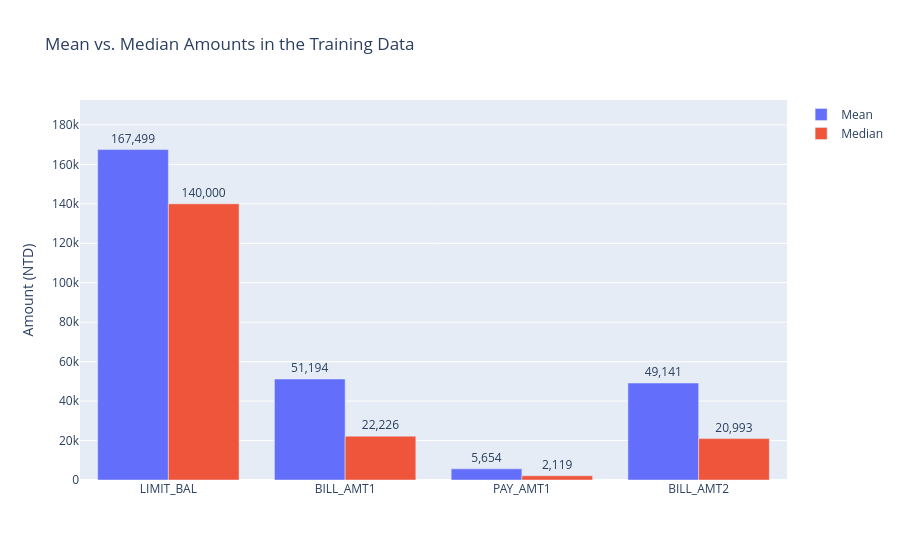

The cell this chart's notebook holds for it:
### Markdown cell above
### 4.1 Mean vs. Median — Training Numerical Features

### Code cell
features = ["LIMIT_BAL", "BILL_AMT1", "PAY_AMT1", "BILL_AMT2"]
means = X_train[features].mean()
medians = X_train[features].median()

fig = go.Figure()
for name, values in [("Mean", means), ("Median", medians)]:
    fig.add_bar(
        x=features, y=values, name=name, texttemplate="%{y:,.0f}", textposition="outside",
        hovertemplate="%{x}<br>%{fullData.name}: NT$%{y:,.2f}<extra></extra>",
    )
fig.update_layout(
    title="Mean vs. Median Amounts in the Training Data",
    yaxis_title="Amount (NTD)", barmode="group",
    yaxis_range=[0, max(means.max(), medians.max()) * 1.15],
)
fig.show(renderer="plotly_mimetype")

### Figure 1 — Plotly figure (JSON) as saved in the notebook; plotly's stock layout.template omitted (floating-point values rounded to 4 significant figures)
{"data": [{"hovertemplate": "%{x}<br>%{fullData.name}: NT$%{y:,.2f}<extra></extra>", "name": "Mean", "textposition": "outside", "texttemplate": "%{y:,.0f}", "x": ["LIMIT_BAL", "BILL_AMT1", "PAY_AMT1", "BILL_AMT2"], "y": [167500.0, 51190.0, 5654.0, 49140.0], "type": "bar"}, {"hovertemplate": "%{x}<br>%{fullData.name}: NT$%{y:,.2f}<extra></extra>", "name": "Median", "textposition": "outside", "texttemplate": "%{y:,.0f}", "x": ["LIMIT_BAL", "BILL_AMT1", "PAY_AMT1", "BILL_AMT2"], "y": [140000.0, 22230.0, 2118.0, 20990.0], "type": "bar"}], "layout": {"yaxis": {"title": {"text": "Amount (NTD)"}, "range": [0, 192600.0]}, "title": {"text": "Mean vs. Median Amounts in the Training Data"}, "barmode": "group"}}
